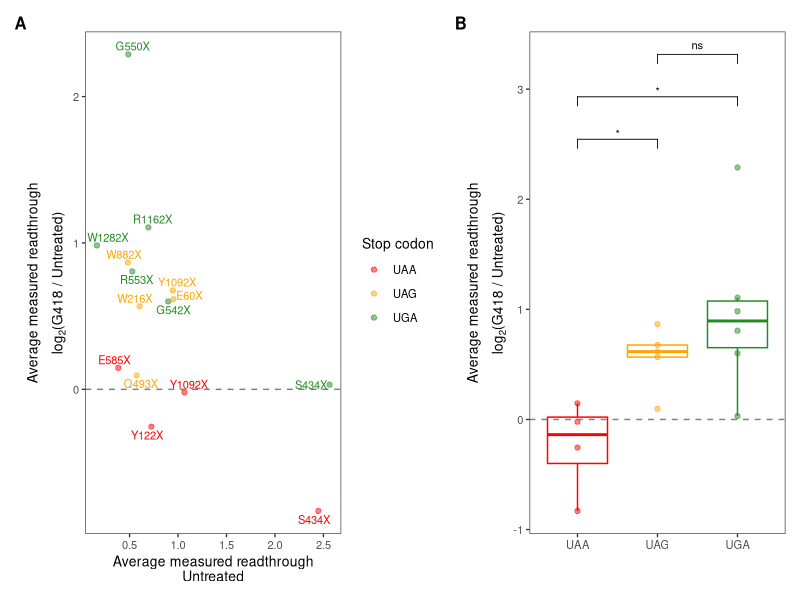

Here is the R script that generated this plot:
# ----------------------------------------
# Figure 7
# ----------------------------------------

library(dplyr)
library(ggplot2)
library(ggrepel)
library(ggpubr)
library(rstatix)

df <- read.table("../Data/measured_vs_predicted_readthrough.txt", header = TRUE, sep = "\t")
df$G418_treatment <- recode_factor(df$G418_treatment, No = "Untreated", Yes = "G418-treated")

fc <- read.table("../Data/measured_vs_predicted_readthrough_G418-treated_Untreated_foldchange.txt", header = TRUE, sep = "\t")

fc2 <- left_join(fc[, 1:4], df[df$G418_treatment == "Untreated", c("allele_name", "average_measured_rt")], by = "allele_name")
fc2$log2fc <- log2(fc2$foldchange_measured_rt)

# Fold change vs basal readthrough (untreated)
pA <- ggplot(fc2, aes(x = average_measured_rt, y = log2fc)) +
  geom_point(aes(color = stop_codon), alpha = 0.5) +
  geom_text_repel(aes(label = Mutation, color = stop_codon), 
                  size = 8/.pt, show.legend = FALSE, direction = "both",
                  box.padding = 0.1, point.padding = 0.1, max.overlaps = Inf, min.segment.length = 0) + 
  geom_hline(yintercept = 0, linetype = "dashed", color = "grey50") +
  scale_color_manual(name = "Stop codon", values = c("red", "orange", "forestgreen")) + 
  xlab("Average measured readthrough\nUntreated") + 
  ylab(expression(atop("Average measured readthrough", "log"[2]*"(G418 / Untreated)"))) +
  theme_bw(base_size = 10) + 
  theme(panel.grid = element_blank(), strip.background = element_rect(fill = "white"), legend.position = "right")

# Fold change vs stop codon
comp <- get_comparisons(fc2, variable = "stop_codon")
stat.test <- fc2 %>% 
  wilcox_test(log2fc~stop_codon, comparisons = comp, p.adjust.method = "BH") %>%
  add_significance() %>% add_xy_position()
pB <- ggplot(fc2, aes(x = stop_codon, y = log2fc, color = stop_codon)) +
  geom_boxplot(outlier.shape = NA) + geom_point(alpha = 0.5) +
  geom_hline(yintercept = 0, linetype = "dashed", color = "grey50") +
  stat_pvalue_manual(data = stat.test, size = 8/.pt, tip.length = 0.02) +
  scale_color_manual(name = "Stop codon", values = c("red", "orange", "forestgreen")) + 
  xlab("") + ylab(expression(atop("Average measured readthrough", "log"[2]*"(G418 / Untreated)"))) +
  theme_bw(base_size = 10) + 
  theme(panel.grid = element_blank(), strip.background = element_rect(fill = "white"), legend.position = "none")

# Combine panels
library(patchwork)
p <- (pA | pB) +
  plot_annotation(tag_levels = 'A') &
  theme(plot.tag = element_text(size = 12, face = "bold"), plot.tag.position = "topleft")

# Export plot
library(Cairo)
CairoFonts(
  regular = "Arial:style=Regular",
  bold = "Arial:style=Black",
  italic = "Arial:style=Italic",
  bolditalic = "Arial:style=Black Italic",
  symbol = "Symbol"
)
cairo_pdf(filename = "Figure7.pdf", family = "Arial", width = 7.5, height = 3.5) 
p
dev.off()
